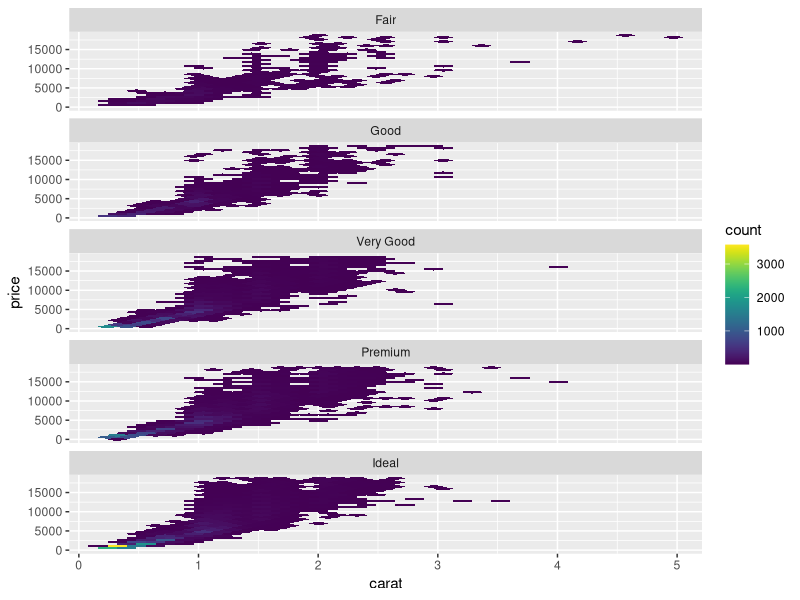
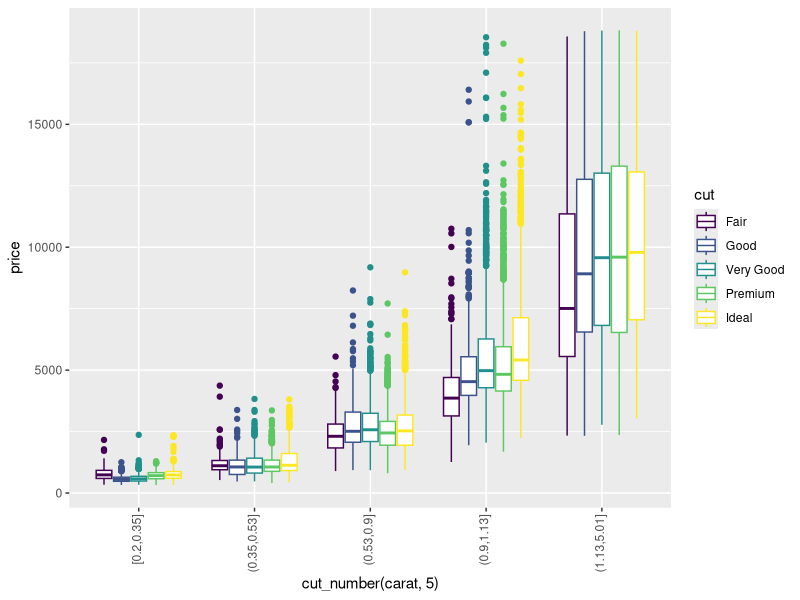
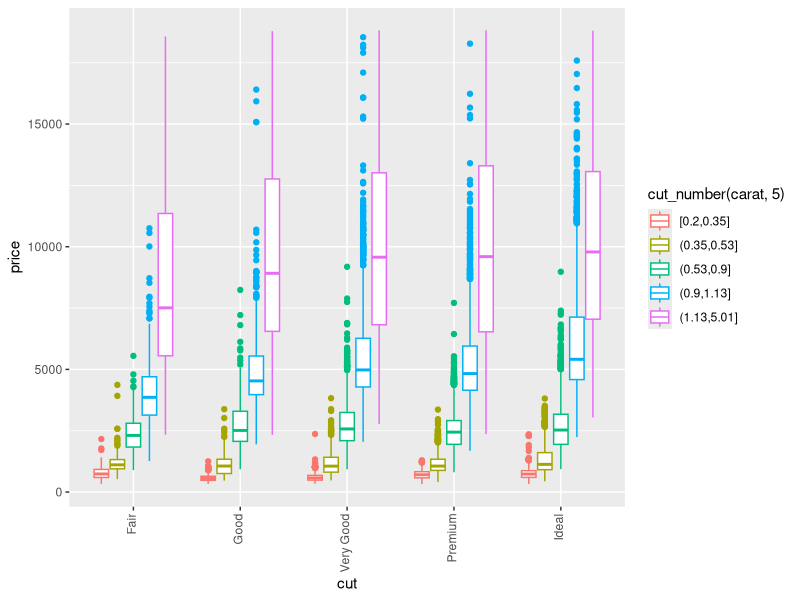

R code for these plots, in order:
library(tidyverse)
library(viridis)
library(hexbin)

ggplot(diamonds, aes(x = carat, y = price)) +
  geom_hex() +
  facet_wrap(~cut, ncol = 1) +
  scale_fill_viridis()

ggplot(diamonds, aes(x = cut_number(carat, 5), y = price, colour = cut)) +
  geom_boxplot() + theme(axis.text.x = element_text(angle = 90, hjust = 1, vjust = 0.25))

ggplot(diamonds, aes(colour = cut_number(carat, 5), y = price, x = cut)) +
  geom_boxplot() + theme(axis.text.x = element_text(angle = 90, hjust = 1, vjust = 0.25))
